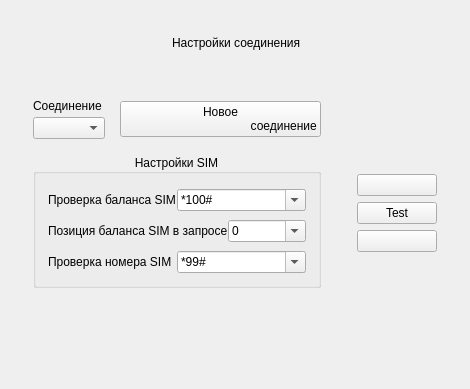
              <widget class="QWidget" name="tabAddTerminal3">
                <attribute name="icon">
                  <iconset resource="../../ekiosk.qrc">
                    <normaloff>:/assets/icons/reg_3.png</normaloff>:/assets/icons/reg_3.png</iconset>
                </attribute>
                <attribute name="title">
                  <string />
                </attribute>
                <layout class="QVBoxLayout" name="verticalLayout_5">
                  <property name="margin" stdset="0">
                    <number>3</number>
                  </property>
                  <item>
                    <layout class="QHBoxLayout" name="horizontalLayout_15">
                      <property name="leftMargin">
                        <number>3</number>
                      </property>
                      <property name="topMargin">
                        <number>30</number>
                      </property>
                      <property name="bottomMargin">
                        <number>30</number>
                      </property>
                      <item>
                        <spacer name="horizontalSpacer_8">
                          <property name="orientation">
                            <enum>Qt::Horizontal</enum>
                          </property>
                          <property name="sizeHint" stdset="0">
                            <size>
                              <width>40</width>
                              <height>20</height>
                            </size>
                          </property>
                        </spacer>
                      </item>
                      <item>
                        <widget class="QLabel" name="lblInformation3Reg">
                          <property name="text">
                            <string>Настройки соединения</string>
                          </property>
                        </widget>
                      </item>
                      <item>
                        <spacer name="horizontalSpacer_9">
                          <property name="orientation">
                            <enum>Qt::Horizontal</enum>
                          </property>
                          <property name="sizeHint" stdset="0">
                            <size>
                              <width>40</width>
                              <height>20</height>
                            </size>
                          </property>
                        </spacer>
                      </item>
                    </layout>
                  </item>
                  <item>
                    <layout class="QHBoxLayout" name="horizontalLayout_9">
                      <property name="leftMargin">
                        <number>30</number>
                      </property>
                      <property name="topMargin">
                        <number>10</number>
                      </property>
                      <property name="rightMargin">
                        <number>30</number>
                      </property>
                      <property name="bottomMargin">
                        <number>10</number>
                      </property>
                      <item>
                        <layout class="QVBoxLayout" name="verticalLayout_8">
                          <property name="spacing">
                            <number>15</number>
                          </property>
                          <property name="leftMargin">
                            <number>0</number>
                          </property>
                          <property name="topMargin">
                            <number>0</number>
                          </property>
                          <property name="rightMargin">
                            <number>30</number>
                          </property>
                          <property name="bottomMargin">
                            <number>0</number>
                          </property>
                          <item>
                            <layout class="QHBoxLayout" name="horizontalLayout" stretch="20,0">
                              <property name="leftMargin">
                                <number>0</number>
                              </property>
                              <property name="rightMargin">
                                <number>0</number>
                              </property>
                              <item>
                                <layout class="QVBoxLayout" name="verticalLayout_10">
                                  <property name="spacing">
                                    <number>4</number>
                                  </property>
                                  <property name="margin" stdset="0">
                                    <number>0</number>
                                  </property>
                                  <item>
                                    <widget class="QLabel" name="lblAdminTitleSelectConnection">
                                      <property name="text">
                                        <string>Cоединение</string>
                                      </property>
                                    </widget>
                                  </item>
                                  <item>
                                    <widget class="QComboBox" name="cbxAdminConnectionList" />
                                  </item>
                                </layout>
                              </item>
                              <item>
                                <widget class="QPushButton" name="btnAdminCreateNewConnection">
                                  <property name="text">
                                    <string>Новое
                                      соединение</string>
                                  </property>
                                  <property name="icon">
                                    <iconset>
                                      <normaloff>:/assets/icons/admin/add.png</normaloff>
                                      :/assets/icons/admin/add.png</iconset>
                                  </property>
                                  <property name="iconSize">
                                    <size>
                                      <width>48</width>
                                      <height>48</height>
                                    </size>
                                  </property>
                                </widget>
                              </item>
                            </layout>
                          </item>
                          <item>
                            <widget class="QGroupBox" name="gbxAdminLogSetting">
                              <property name="title">
                                <string>Настройки SIM</string>
                              </property>
                              <property name="alignment">
                                <set>Qt::AlignCenter</set>
                              </property>
                              <layout class="QVBoxLayout" name="verticalLayout_17">
                                <property name="spacing">
                                  <number>9</number>
                                </property>
                                <property name="leftMargin">
                                  <number>12</number>
                                </property>
                                <property name="topMargin">
                                  <number>15</number>
                                </property>
                                <property name="rightMargin">
                                  <number>12</number>
                                </property>
                                <property name="bottomMargin">
                                  <number>12</number>
                                </property>
                                <item>
                                  <layout class="QHBoxLayout" name="horizontalLayout_14">
                                    <property name="spacing">
                                      <number>0</number>
                                    </property>
                                    <property name="margin" stdset="0">
                                      <number>0</number>
                                    </property>
                                    <item>
                                      <widget class="QLabel" name="lblAdminTitleRequestInf">
                                        <property name="text">
                                          <string>Проверка баланса SIM</string>
                                        </property>
                                      </widget>
                                    </item>
                                    <item>
                                      <widget class="QComboBox" name="cbxAdminRequestBalanceSim">
                                        <property name="minimumSize">
                                          <size>
                                            <width>0</width>
                                            <height>0</height>
                                          </size>
                                        </property>
                                        <property name="editable">
                                          <bool>true</bool>
                                        </property>
                                        <item>
                                          <property name="text">
                                            <string>*100#</string>
                                          </property>
                                        </item>
                                        <item>
                                          <property name="text">
                                            <string>*2001#</string>
                                          </property>
                                        </item>
                                        <item>
                                          <property name="text">
                                            <string>*102#</string>
                                          </property>
                                        </item>
                                        <item>
                                          <property name="text">
                                            <string>*100#</string>
                                          </property>
                                        </item>
                                      </widget>
                                    </item>
                                  </layout>
                                </item>
                                <item>
                                  <layout class="QHBoxLayout" name="horizontalLayout_13">
                                    <property name="spacing">
                                      <number>0</number>
                                    </property>
                                    <item>
                                      <widget class="QLabel" name="lblAdminTitleRequestInfPos">
                                        <property name="text">
                                          <string>Позиция баланса SIM в запросе</string>
                                        </property>
                                      </widget>
                                    </item>
                                    <item>
                                      <widget class="QComboBox" name="cbxAdminPositionBalanceSim">
                                        <property name="minimumSize">
                                          <size>
                                            <width>0</width>
                                            <height>0</height>
                                          </size>
                                        </property>
                                        <property name="editable">
                                          <bool>true</bool>
                                        </property>
                                        <item>
                                          <property name="text">
                                            <string>0</string>
                                          </property>
                                        </item>
                                        <item>
                                          <property name="text">
                                            <string>1</string>
                                          </property>
                                        </item>
                                        <item>
                                          <property name="text">
                                            <string>2</string>
                                          </property>
                                        </item>
                                        <item>
                                          <property name="text">
                                            <string>3</string>
                                          </property>
                                        </item>
                                        <item>
                                          <property name="text">
                                            <string>4</string>
                                          </property>
                                        </item>
                                        <item>
                                          <property name="text">
                                            <string>5</string>
                                          </property>
                                        </item>
                                        <item>
                                          <property name="text">
                                            <string>6</string>
                                          </property>
                                        </item>
                                        <item>
                                          <property name="text">
                                            <string>7</string>
                                          </property>
                                        </item>
                                        <item>
                                          <property name="text">
                                            <string>8</string>
                                          </property>
                                        </item>
                                        <item>
                                          <property name="text">
                                            <string>9</string>
                                          </property>
                                        </item>
                                        <item>
                                          <property name="text">
                                            <string>10</string>
                                          </property>
                                        </item>
                                      </widget>
                                    </item>
                                  </layout>
                                </item>
                                <item>
                                  <layout class="QHBoxLayout" name="horizontalLayout_10">
                                    <property name="spacing">
                                      <number>0</number>
                                    </property>
                                    <item>
                                      <widget class="QLabel" name="lblAdminTitleRequestInf2">
                                        <property name="text">
                                          <string>Проверка номера SIM</string>
                                        </property>
                                      </widget>
                                    </item>
                                    <item>
                                      <widget class="QComboBox" name="cbxAdminRequestNumberSim">
                                        <property name="minimumSize">
                                          <size>
                                            <width>0</width>
                                            <height>0</height>
                                          </size>
                                        </property>
                                        <property name="editable">
                                          <bool>true</bool>
                                        </property>
                                        <item>
                                          <property name="text">
                                            <string>*99#</string>
                                          </property>
                                        </item>
                                        <item>
                                          <property name="text">
                                            <string>*2000#</string>
                                          </property>
                                        </item>
                                      </widget>
                                    </item>
                                  </layout>
                                </item>
                              </layout>
                            </widget>
                          </item>
                          <item>
                            <spacer name="verticalSpacer_5">
                              <property name="orientation">
                                <enum>Qt::Vertical</enum>
                              </property>
                              <property name="sizeHint" stdset="0">
                                <size>
                                  <width>20</width>
                                  <height>40</height>
                                </size>
                              </property>
                            </spacer>
                          </item>
                        </layout>
                      </item>
                      <item>
                        <layout class="QVBoxLayout" name="verticalLayout_9">
                          <property name="leftMargin">
                            <number>0</number>
                          </property>
                          <property name="topMargin">
                            <number>75</number>
                          </property>
                          <property name="rightMargin">
                            <number>0</number>
                          </property>
                          <property name="bottomMargin">
                            <number>0</number>
                          </property>
                          <item>
                            <widget class="QPushButton" name="btnRegCloseThis">
                              <property name="text">
                                <string />
                              </property>
                              <property name="icon">
                                <iconset resource="../../ekiosk.qrc">
                                  <normaloff>:/assets/icons/reg_8.png</normaloff>
                                  :/assets/icons/reg_8.png</iconset>
                              </property>
                              <property name="iconSize">
                                <size>
                                  <width>72</width>
                                  <height>72</height>
                                </size>
                              </property>
                            </widget>
                          </item>
                          <item>
                            <widget class="QPushButton" name="btnTest">
                              <property name="text">
                                <string>Test</string>
                              </property>
                            </widget>
                          </item>
                          <item>
                            <widget class="QPushButton" name="btnAdminSaveConnectionParam">
                              <property name="text">
                                <string />
                              </property>
                              <property name="icon">
                                <iconset resource="../../ekiosk.qrc">
                                  <normaloff>:/assets/icons/reg_6.png</normaloff>
                                  :/assets/icons/reg_6.png</iconset>
                              </property>
                              <property name="iconSize">
                                <size>
                                  <width>72</width>
                                  <height>72</height>
                                </size>
                              </property>
                            </widget>
                          </item>
                          <item>
                            <spacer name="verticalSpacer_6">
                              <property name="orientation">
                                <enum>Qt::Vertical</enum>
                              </property>
                              <property name="sizeHint" stdset="0">
                                <size>
                                  <width>20</width>
                                  <height>40</height>
                                </size>
                              </property>
                            </spacer>
                          </item>
                        </layout>
                      </item>
                    </layout>
                  </item>
                  <item>
                    <spacer name="verticalSpacer_3">
                      <property name="orientation">
                        <enum>Qt::Vertical</enum>
                      </property>
                      <property name="sizeHint" stdset="0">
                        <size>
                          <width>20</width>
                          <height>40</height>
                        </size>
                      </property>
                    </spacer>
                  </item>
                  <item>
                    <widget class="QWidget" name="wgtKeyPud_3" native="true">
                      <layout class="QHBoxLayout" name="horizontalLayout_12">
                        <property name="margin" stdset="0">
                          <number>1</number>
                        </property>
                        <item>
                          <layout class="QHBoxLayout" name="layoutWgtKeyPud_3" />
                        </item>
                      </layout>
                    </widget>
                  </item>
                </layout>
              </widget>
